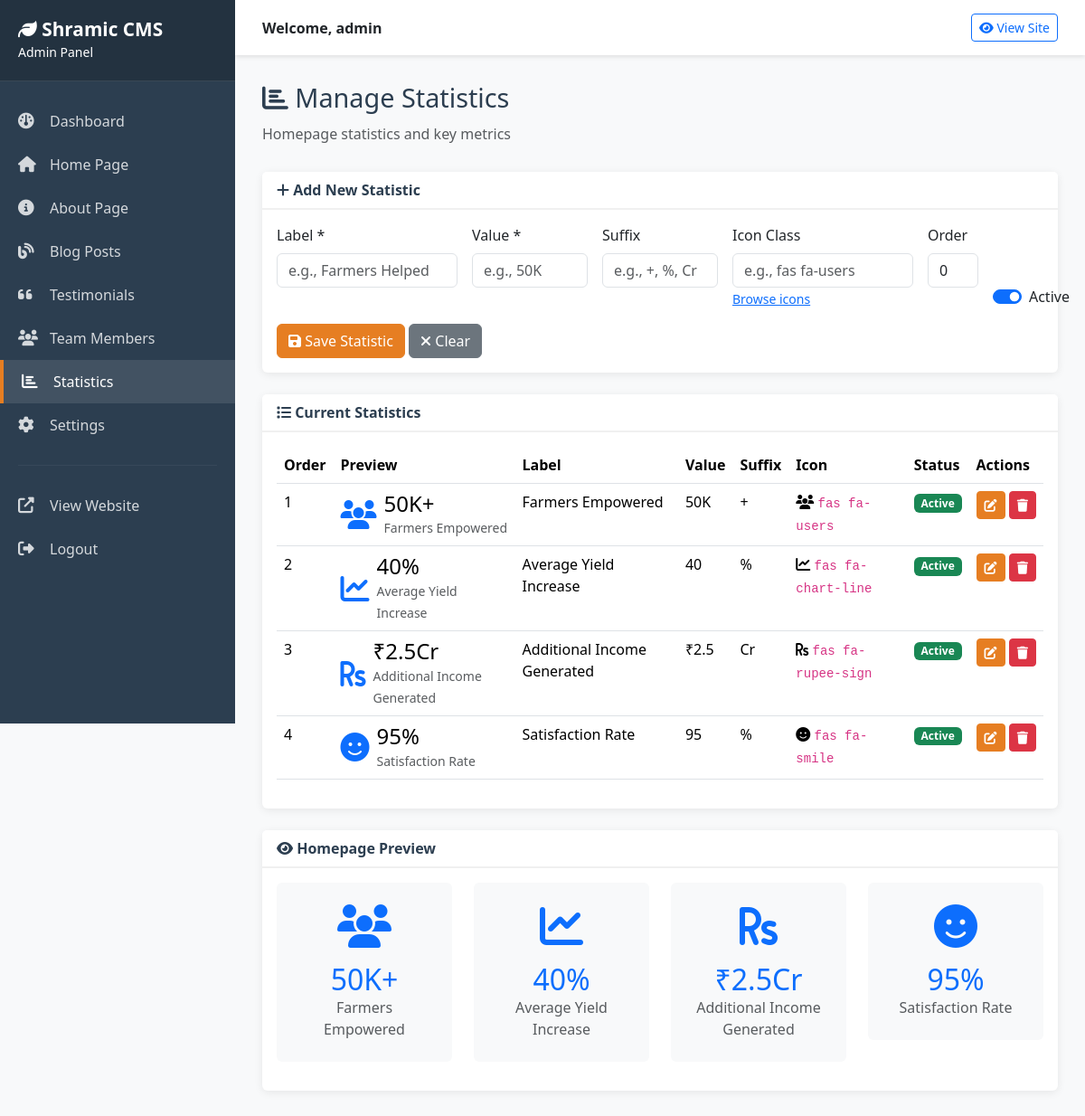
Page /admin/stats (signed in) on the committed database.
### app.py (models this page shows)
class Statistic(db.Model):
    id = db.Column(db.Integer, primary_key=True)
    label = db.Column(db.String(100), nullable=False)
    value = db.Column(db.String(50), nullable=False)
    suffix = db.Column(db.String(20))  # e.g., '+', '%', 'Cr'
    icon = db.Column(db.String(100))  # FontAwesome icon class
    order_index = db.Column(db.Integer, default=0)
    is_active = db.Column(db.Boolean, default=True)

### app.py (the view, shortened to what this page needs)
@app.route('/admin/stats', methods=['GET', 'POST'])
@login_required
def admin_manage_stats():
    stats = Statistic.query.order_by(Statistic.order_index).all()
    return render_template('admin/manage_stats.html', stats=stats)

### app.py (called while the page is built)
def login_required(f):
    @wraps(f)
    def decorated_function(*args, **kwargs):
        if 'user_id' not in session:
            flash('Please login to access admin panel.', 'warning')
            return redirect(url_for('admin_login'))
        return f(*args, **kwargs)
    return decorated_function

def get_setting(key, default=''):
    setting = Settings.query.filter_by(key=key).first()
    return setting.value if setting else default

@app.context_processor
def inject_settings():
    try:
        return {
            'site_title': get_setting('site_title', 'Shramic Networks'),
            'site_tagline': get_setting('site_tagline', 'Empowering Agriculture Through Innovation'),
            'contact_email': get_setting('contact_email'),
            'contact_phone': get_setting('contact_phone'),
            'contact_address': get_setting('contact_address'),
            'facebook_url': get_setting('facebook_url'),
            'twitter_url': get_setting('twitter_url'),
            'linkedin_url': get_setting('linkedin_url'),
            'instagram_url': get_setting('instagram_url'),
            'github_url': get_setting('github_url'),
        }
    except:
        return {}

### templates/admin/manage_stats.html (shortened to what this page needs)
{% extends "admin/base.html" %} {% block title %}Manage Statistics{% endblock %}
{% block content %}
<div class="page-header">
  <h1><i class="fas fa-chart-bar"></i> Manage Statistics</h1>
  <p class="text-muted">Homepage statistics and key metrics</p>
</div>
<div class="card mb-4">
  <div class="card-header"><i class="fas fa-plus"></i> Add New Statistic</div>
  <div class="card-body">
    <form
      method="POST"
      action="{{ url_for('admin_manage_stats') }}"
      class="row g-3"
    >
      <div class="col-md-3">
        <label for="label" class="form-label">Label *</label>
        <input
          type="text"
          class="form-control"
          id="label"
          name="label"
          placeholder="e.g., Farmers Helped"
          required
        />
      </div>
      <div class="col-md-2">
        <label for="value" class="form-label">Value *</label>
        <input
          type="text"
          class="form-control"
          id="value"
          name="value"
          placeholder="e.g., 50K"
          required
        />
      </div>
      <div class="col-md-2">
        <label for="suffix" class="form-label">Suffix</label>
        <input
          type="text"
          class="form-control"
          id="suffix"
          name="suffix"
          placeholder="e.g., +, %, Cr"
        />
      </div>
      <div class="col-md-3">
        <label for="icon" class="form-label">Icon Class</label>
        <input
          type="text"
          class="form-control"
          id="icon"
          name="icon"
          placeholder="e.g., fas fa-users"
        />
        <small class="text-muted">
          <a href="https://fontawesome.com/icons" target="_blank"
            >Browse icons</a
          >
        </small>
      </div>
      <div class="col-md-1">
        <label for="order_index" class="form-label">Order</label>
        <input
          type="number"
          class="form-control"
          id="order_index"
          name="order_index"
          value="0"
          min="0"
        />
      </div>
      <div class="col-md-1 d-flex align-items-end">
        <div class="form-check form-switch">
          <input
            class="form-check-input"
            type="checkbox"
            id="is_active"
            name="is_active"
            checked
          />
          <label class="form-check-label" for="is_active"> Active </label>
        </div>
      </div>
      <div class="col-12">
        <button type="submit" class="btn btn-primary">
          <i class="fas fa-save"></i> Save Statistic
        </button>
        <button type="reset" class="btn btn-secondary" onclick="clearForm()">
          <i class="fas fa-times"></i> Clear
        </button>
      </div>
    </form>
  </div>
</div>
<div class="card">
  <div class="card-header"><i class="fas fa-list"></i> Current Statistics</div>
  <div class="card-body">
    {% if stats %}
    <div class="table-responsive">
      <table class="table table-hover">
        <thead>
          <tr>
            <th>Order</th>
            <th>Preview</th>
            <th>Label</th>
            <th>Value</th>
            <th>Suffix</th>
            <th>Icon</th>
            <th>Status</th>
            <th>Actions</th>
          </tr>
        </thead>
        <tbody>
          {% for stat in stats %}
          <tr>
            <td>{{ stat.order_index }}</td>
            <td>
              <div class="d-flex align-items-center">
                {% if stat.icon %}
                <i class="{{ stat.icon }} fa-2x text-primary me-2"></i>
                {% endif %}
                <div>
                  <h4 class="mb-0">{{ stat.value }}{{ stat.suffix or '' }}</h4>
                  <small class="text-muted">{{ stat.label }}</small>
                </div>
              </div>
            </td>
            <td>{{ stat.label }}</td>
            <td>{{ stat.value }}</td>
            <td>{{ stat.suffix or '-' }}</td>
            <td>
              {% if stat.icon %}
              <i class="{{ stat.icon }}"></i> <code>{{ stat.icon }}</code>
              {% else %}
              <span class="text-muted">None</span>
              {% endif %}
            </td>
            <td>
              <span
                class="badge bg-{{ 'success' if stat.is_active else 'secondary' }}"
              >
                {{ 'Active' if stat.is_active else 'Inactive' }}
              </span>
            </td>
            <td class="table-actions">
              <button
                class="btn btn-sm btn-primary"
                onclick="editStat({{ stat.id }}, '{{ stat.label }}', '{{ stat.value }}', '{{ stat.suffix or '' }}', '{{ stat.icon or '' }}', {{ stat.order_index }}, {{ 'true' if stat.is_active else 'false' }})"
                title="Edit"
              >
                <i class="fas fa-edit"></i>
              </button>
              <form
                method="POST"
                action="{{ url_for('admin_delete_stat', id=stat.id) }}"
                style="display: inline"
                onsubmit="return confirm('Are you sure you want to delete this statistic?');"
              >
                <button
                  type="submit"
                  class="btn btn-sm btn-danger"
                  title="Delete"
                >
                  <i class="fas fa-trash"></i>
                </button>
              </form>
            </td>
          </tr>
          {% endfor %}
        </tbody>
      </table>
    </div>
    {% else %}
    <div class="text-center py-5">
      <i class="fas fa-chart-bar fa-3x text-muted mb-3"></i>
      <h5 class="text-muted">No statistics yet</h5>
      <p class="text-muted">Add your first statistic using the form above</p>
    </div>
    {% endif %}
  </div>
</div>
{% if stats %}
<div class="card mt-4">
  <div class="card-header"><i class="fas fa-eye"></i> Homepage Preview</div>
  <div class="card-body">
    <div class="row text-center">
      {% for stat in stats if stat.is_active %}
      <div class="col-md-3 mb-3">
        <div class="p-4 bg-light rounded">
          {% if stat.icon %}
          <i class="{{ stat.icon }} fa-3x text-primary mb-3"></i>
          {% endif %}
          <h2 class="text-primary mb-0">
            {{ stat.value }}{{ stat.suffix or '' }}
          </h2>
          <p class="text-muted mb-0">{{ stat.label }}</p>
        </div>
      </div>
      {% endfor %}
    </div>
  </div>
</div>
{% endif %} {% endblock %}

### templates/admin/base.html (shortened to what this page needs)
<!DOCTYPE html>
<html lang="en">
  <head>
    <link
      href="https://cdn.jsdelivr.net/npm/bootstrap@5.3.2/dist/css/bootstrap.min.css"
      rel="stylesheet"
    />
    <link
      rel="stylesheet"
      href="https://cdnjs.cloudflare.com/ajax/libs/font-awesome/6.5.1/css/all.min.css"
    />
  </head>
  <body>
    <div class="sidebar" id="sidebar">
      <div class="sidebar-header">
        <h3><i class="fas fa-leaf"></i> Shramic CMS</h3>
        <small>Admin Panel</small>
      </div>
      <ul class="sidebar-menu">
        <li>
          <a
            href="{{ url_for('admin_dashboard') }}"
            class="{% if request.endpoint == 'admin_dashboard' %}active{% endif %}"
          >
            <i class="fas fa-dashboard"></i> Dashboard
          </a>
        </li>
        <li>
          <a
            href="{{ url_for('admin_edit_home') }}"
            class="{% if request.endpoint == 'admin_edit_home' %}active{% endif %}"
          >
            <i class="fas fa-home"></i> Home Page
          </a>
        </li>
        <li>
          <a
            href="{{ url_for('admin_edit_about') }}"
            class="{% if request.endpoint == 'admin_edit_about' %}active{% endif %}"
          >
            <i class="fas fa-info-circle"></i> About Page
          </a>
        </li>
        <li>
          <a
            href="{{ url_for('admin_manage_blog') }}"
            class="{% if 'blog' in request.endpoint %}active{% endif %}"
          >
            <i class="fas fa-blog"></i> Blog Posts
          </a>
        </li>
        <li>
          <a
            href="{{ url_for('admin_manage_testimonials') }}"
            class="{% if 'testimonial' in request.endpoint %}active{% endif %}"
          >
            <i class="fas fa-quote-left"></i> Testimonials
          </a>
        </li>
        <li>
          <a
            href="{{ url_for('admin_manage_team') }}"
            class="{% if 'team' in request.endpoint %}active{% endif %}"
          >
            <i class="fas fa-users"></i> Team Members
          </a>
        </li>
        <li>
          <a
            href="{{ url_for('admin_manage_stats') }}"
            class="{% if request.endpoint == 'admin_manage_stats' %}active{% endif %}"
          >
            <i class="fas fa-chart-bar"></i> Statistics
          </a>
        </li>
        <li>
          <a
            href="{{ url_for('admin_settings') }}"
            class="{% if request.endpoint == 'admin_settings' %}active{% endif %}"
          >
            <i class="fas fa-cog"></i> Settings
          </a>
        </li>
        <li>
          <hr style="border-color: rgba(255, 255, 255, 0.2); margin: 20px" />
        </li>
        <li>
          <a href="{{ url_for('index') }}" target="_blank">
            <i class="fas fa-external-link-alt"></i> View Website
          </a>
        </li>
        <li>
          <a
            href="{{ url_for('admin_logout') }}"
            onclick="return confirm('Are you sure you want to logout?')"
          >
            <i class="fas fa-sign-out-alt"></i> Logout
          </a>
        </li>
      </ul>
    </div>
    <div class="main-content">
      <div class="topbar">
        <div>
          <strong>Welcome, {{ session.username }}</strong>
        </div>
        <div>
          <a
            href="{{ url_for('index') }}"
            class="btn btn-sm btn-outline-primary"
            target="_blank"
          >
            <i class="fas fa-eye"></i> View Site
          </a>
        </div>
      </div>
      <div class="content-wrapper">
        {% block content %}{% endblock %}
      </div>
    </div>
  </body>
</html>

### templates/admin/base.html (style rules this page uses)
:root { --sidebar-width: 260px; --primary: #2c3e50; --secondary: #e67e22; --success: #27ae60; --danger: #e74c3c; --warning: #f39c12; --info: #3498db; }
body { font-family: "Segoe UI", Tahoma, Geneva, Verdana, sans-serif; background: #f8f9fa; }
.sidebar { position: fixed; top: 0; left: 0; height: 100vh; width: var(--sidebar-width); background: var(--primary); color: white; overflow-y: auto; transition: all 0.3s; z-index: 1000; }
.sidebar-header { padding: 20px; background: rgba(0, 0, 0, 0.2); border-bottom: 1px solid rgba(255, 255, 255, 0.1); }
.sidebar-header h3 { margin: 0; font-size: 1.3rem; font-weight: 600; }
.sidebar-menu { padding: 20px 0; list-style: none; margin: 0; }
.sidebar-menu li { margin: 0; }
.sidebar-menu a { display: flex; align-items: center; padding: 12px 20px; color: rgba(255, 255, 255, 0.8); text-decoration: none; transition: all 0.3s; }
.sidebar-menu a:hover, .sidebar-menu a.active { background: rgba(255, 255, 255, 0.1); color: white; border-left: 4px solid var(--secondary); }
.sidebar-menu i { width: 25px; margin-right: 10px; font-size: 1.1rem; }
.main-content { margin-left: var(--sidebar-width); min-height: 100vh; }
.topbar { background: white; padding: 15px 30px; box-shadow: 0 2px 5px rgba(0, 0, 0, 0.1); display: flex; justify-content: space-between; align-items: center; }
.content-wrapper { padding: 30px; }
.page-header { margin-bottom: 30px; }
.page-header h1 { font-size: 1.8rem; color: var(--primary); margin-bottom: 10px; }
.card { border: none; box-shadow: 0 2px 10px rgba(0, 0, 0, 0.08); margin-bottom: 20px; }
.card-header { background: white; border-bottom: 2px solid #f0f0f0; font-weight: 600; color: var(--primary); }
.btn-primary { background: var(--secondary); border-color: var(--secondary); }
.table-actions { white-space: nowrap; }
.table-actions .btn { padding: 0.25rem 0.5rem; font-size: 0.875rem; }
.badge { padding: 0.35em 0.65em; }

### rows in the picture
Statistic: order_index "1", value "50K", suffix "+", label "Farmers Empowered", icon "fas fa-users", is_active "Active"
Statistic: order_index "2", value "40", suffix "%", label "Average Yield Increase", icon "fas fa-chart-line", is_active "Active"
Statistic: order_index "3", value "₹2.5", suffix "Cr", label "Additional Income Generated", icon "fas fa-rupee-sign", is_active "Active"
Statistic: order_index "4", value "95", suffix "%", label "Satisfaction Rate", icon "fas fa-smile", is_active "Active"

### other values in the picture
{{ session.username }} "admin"
